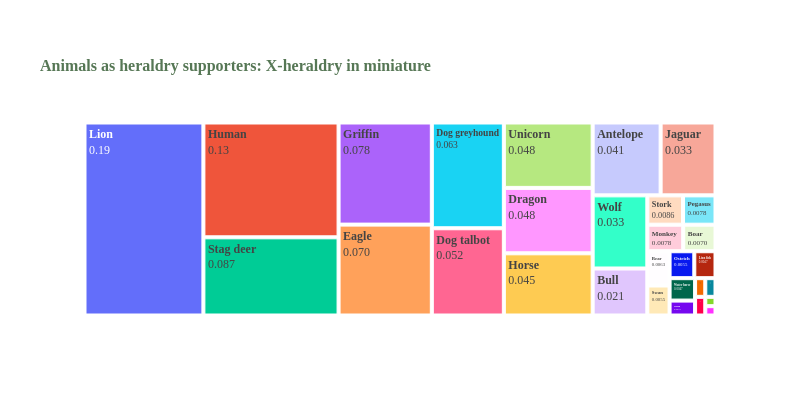
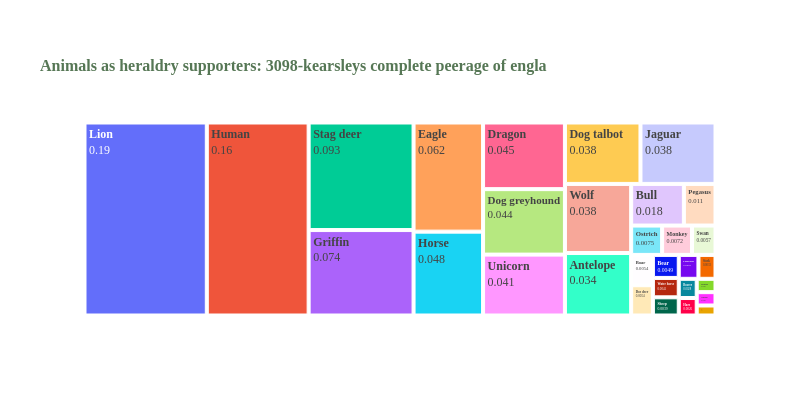
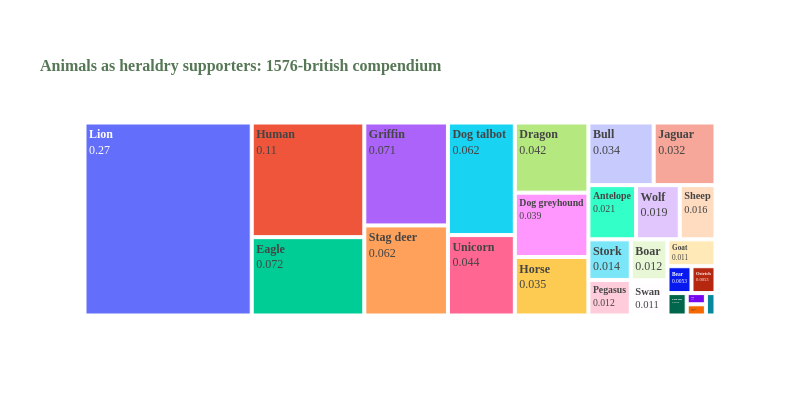
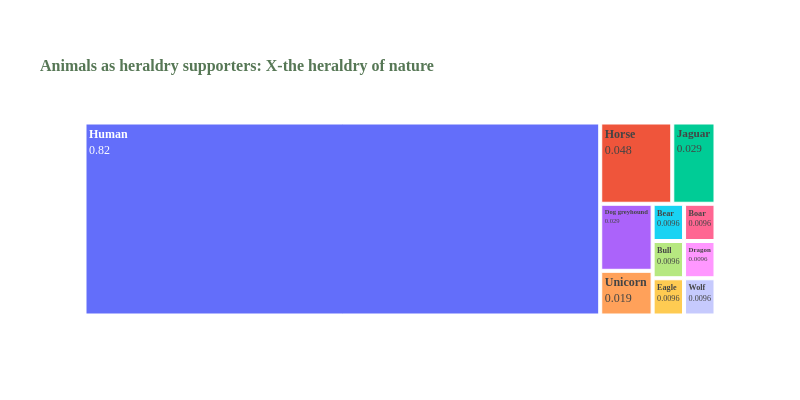

The cell these charts' notebook holds for them, in order:
### Code cell
for widx in labels_per_work.work_id.unique():
    plot = get_plot(chart_type='treemap', title=f"<br><span style='color:{'#567755'}'><b>Animals as heraldry supporters: {widx[:40]}</b></span>",
                data=labels_per_work[labels_per_work.work_id == widx], x=['label'], y='proportion')

    plot.show()

### Figure 1 — Plotly figure (JSON) as saved in the notebook; plotly's stock layout.template omitted (floating-point values rounded to 4 significant figures)
{"data": [{"branchvalues": "total", "domain": {"x": [0, 1], "y": [0, 1]}, "hoverinfo": "skip", "ids": ["Elephant", "Doe deer", "Hare", "Goat", "Chicken", "Sheep", "Lion fish", "Water horse", "Swan", "Ostrich", "Bear", "Boar", "Pegasus", "Monkey", "Stork", "Bull", "Jaguar", "Wolf", "Antelope", "Horse", "Unicorn", "Dragon", "Dog talbot", "Dog greyhound", "Eagle", "Griffin", "Stag deer", "Human", "Lion"], "labels": ["Elephant", "Doe deer", "Hare", "Goat", "Chicken", "Sheep", "Lion fish", "Water horse", "Swan", "Ostrich", "Bear", "Boar", "Pegasus", "Monkey", "Stork", "Bull", "Jaguar", "Wolf", "Antelope", "Horse", "Unicorn", "Dragon", "Dog talbot", "Dog greyhound", "Eagle", "Griffin", "Stag deer", "Human", "Lion"], "name": "", "parents": ["", "", "", "", "", "", "", "", "", "", "", "", "", "", "", "", "", "", "", "", "", "", "", "", "", "", "", "", ""], "textinfo": "label+value", "texttemplate": "<b>%{label}</b><br>%{value:.2r}", "type": "treemap", "values": [0.0007819, 0.0007819, 0.001564, 0.001564, 0.001564, 0.003127, 0.004691, 0.004691, 0.005473, 0.005473, 0.006255, 0.007037, 0.007819, 0.007819, 0.0086, 0.02111, 0.03284, 0.03284, 0.04066, 0.04535, 0.04769, 0.04769, 0.0516, 0.06255, 0.06959, 0.07819, 0.08679, 0.1274, 0.1884]}], "layout": {"coloraxis": {"showscale": false}, "font": {"family": "Futura"}, "height": 400, "legend": {"tracegroupgap": 0}, "paper_bgcolor": "#FFFFFF", "plot_bgcolor": "#FFFFFF", "showlegend": false, "title": {"font": {"size": 16}, "text": "<br><span style='color:#567755'><b>Animals as heraldry supporters: X-heraldry in miniature</b></span>"}, "width": 800, "xaxis": {"title": {}}, "yaxis": {"title": {}}}}

### Figure 2 — Plotly figure (JSON) as saved in the notebook; plotly's stock layout.template omitted (floating-point values rounded to 4 significant figures)
{"data": [{"branchvalues": "total", "domain": {"x": [0, 1], "y": [0, 1]}, "hoverinfo": "skip", "ids": ["Goat", "Elephant", "Chicken", "Hare", "Beaver", "Stork", "Sheep", "Lion fish", "Water horse", "Bear", "Boar", "Doe deer", "Swan", "Monkey", "Ostrich", "Pegasus", "Bull", "Antelope", "Wolf", "Jaguar", "Dog talbot", "Unicorn", "Dog greyhound", "Dragon", "Horse", "Eagle", "Griffin", "Stag deer", "Human", "Lion"], "labels": ["Goat", "Elephant", "Chicken", "Hare", "Beaver", "Stork", "Sheep", "Lion fish", "Water horse", "Bear", "Boar", "Doe deer", "Swan", "Monkey", "Ostrich", "Pegasus", "Bull", "Antelope", "Wolf", "Jaguar", "Dog talbot", "Unicorn", "Dog greyhound", "Dragon", "Horse", "Eagle", "Griffin", "Stag deer", "Human", "Lion"], "name": "", "parents": ["", "", "", "", "", "", "", "", "", "", "", "", "", "", "", "", "", "", "", "", "", "", "", "", "", "", "", "", "", ""], "textinfo": "label+value", "texttemplate": "<b>%{label}</b><br>%{value:.2r}", "type": "treemap", "values": [0.001544, 0.002059, 0.002059, 0.002574, 0.002831, 0.003346, 0.003861, 0.003861, 0.004118, 0.004891, 0.005405, 0.005405, 0.005663, 0.007207, 0.007465, 0.01081, 0.01802, 0.03398, 0.03758, 0.03784, 0.0381, 0.04093, 0.04402, 0.04479, 0.04788, 0.06229, 0.07362, 0.09266, 0.1614, 0.1938]}], "layout": {"coloraxis": {"showscale": false}, "font": {"family": "Futura"}, "height": 400, "legend": {"tracegroupgap": 0}, "paper_bgcolor": "#FFFFFF", "plot_bgcolor": "#FFFFFF", "showlegend": false, "title": {"font": {"size": 16}, "text": "<br><span style='color:#567755'><b>Animals as heraldry supporters: 3098-kearsleys complete peerage of engla</b></span>"}, "width": 800, "xaxis": {"title": {}}, "yaxis": {"title": {}}}}

### Figure 3 — Plotly figure (JSON) as saved in the notebook; plotly's stock layout.template omitted (floating-point values rounded to 4 significant figures)
{"data": [{"branchvalues": "total", "domain": {"x": [0, 1], "y": [0, 1]}, "hoverinfo": "skip", "ids": ["Monkey", "Water horse", "Chicken", "Lion fish", "Bear", "Ostrich", "Swan", "Goat", "Pegasus", "Boar", "Stork", "Sheep", "Wolf", "Antelope", "Jaguar", "Bull", "Horse", "Dog greyhound", "Dragon", "Unicorn", "Stag deer", "Dog talbot", "Griffin", "Eagle", "Human", "Lion"], "labels": ["Monkey", "Water horse", "Chicken", "Lion fish", "Bear", "Ostrich", "Swan", "Goat", "Pegasus", "Boar", "Stork", "Sheep", "Wolf", "Antelope", "Jaguar", "Bull", "Horse", "Dog greyhound", "Dragon", "Unicorn", "Stag deer", "Dog talbot", "Griffin", "Eagle", "Human", "Lion"], "name": "", "parents": ["", "", "", "", "", "", "", "", "", "", "", "", "", "", "", "", "", "", "", "", "", "", "", "", "", ""], "textinfo": "label+value", "texttemplate": "<b>%{label}</b><br>%{value:.2r}", "type": "treemap", "values": [0.001767, 0.001767, 0.001767, 0.003534, 0.0053, 0.0053, 0.0106, 0.0106, 0.01237, 0.01237, 0.01413, 0.0159, 0.01943, 0.0212, 0.0318, 0.03357, 0.03534, 0.03887, 0.0424, 0.04417, 0.06184, 0.06184, 0.07067, 0.07244, 0.106, 0.265]}], "layout": {"coloraxis": {"showscale": false}, "font": {"family": "Futura"}, "height": 400, "legend": {"tracegroupgap": 0}, "paper_bgcolor": "#FFFFFF", "plot_bgcolor": "#FFFFFF", "showlegend": false, "title": {"font": {"size": 16}, "text": "<br><span style='color:#567755'><b>Animals as heraldry supporters: 1576-british compendium</b></span>"}, "width": 800, "xaxis": {"title": {}}, "yaxis": {"title": {}}}}

### Figure 4 — Plotly figure (JSON) as saved in the notebook; plotly's stock layout.template omitted (floating-point values rounded to 4 significant figures)
{"data": [{"branchvalues": "total", "domain": {"x": [0, 1], "y": [0, 1]}, "hoverinfo": "skip", "ids": ["Bear", "Boar", "Bull", "Dragon", "Eagle", "Wolf", "Unicorn", "Jaguar", "Dog greyhound", "Horse", "Human"], "labels": ["Bear", "Boar", "Bull", "Dragon", "Eagle", "Wolf", "Unicorn", "Jaguar", "Dog greyhound", "Horse", "Human"], "name": "", "parents": ["", "", "", "", "", "", "", "", "", "", ""], "textinfo": "label+value", "texttemplate": "<b>%{label}</b><br>%{value:.2r}", "type": "treemap", "values": [0.009615, 0.009615, 0.009615, 0.009615, 0.009615, 0.009615, 0.01923, 0.02885, 0.02885, 0.04808, 0.8173]}], "layout": {"coloraxis": {"showscale": false}, "font": {"family": "Futura"}, "height": 400, "legend": {"tracegroupgap": 0}, "paper_bgcolor": "#FFFFFF", "plot_bgcolor": "#FFFFFF", "showlegend": false, "title": {"font": {"size": 16}, "text": "<br><span style='color:#567755'><b>Animals as heraldry supporters: X-the heraldry of nature</b></span>"}, "width": 800, "xaxis": {"title": {}}, "yaxis": {"title": {}}}}
